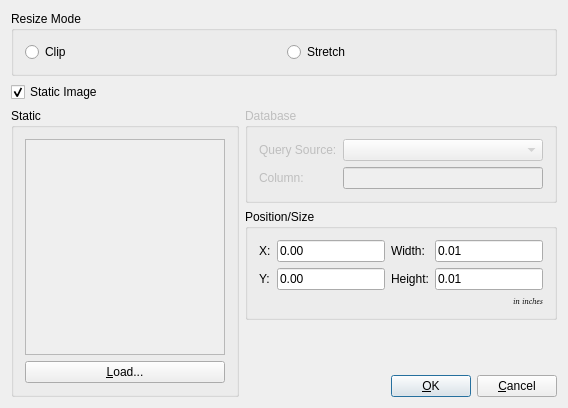
<?xml version="1.0" encoding="UTF-8"?>
<ui version="4.0">
 <comment> * OpenRPT report writer and rendering engine
 * Copyright (C) 2001-2008 by OpenMFG, LLC
 *
 * This library is free software; you can redistribute it and/or
 * modify it under the terms of the GNU Lesser General Public
 * License as published by the Free Software Foundation; either
 * version 2.1 of the License, or (at your option) any later version.
 *
 * This library is distributed in the hope that it will be useful,
 * but WITHOUT ANY WARRANTY; without even the implied warranty of
 * MERCHANTABILITY or FITNESS FOR A PARTICULAR PURPOSE. See the GNU
 * Lesser General Public License for more details.
 *
 * You should have received a copy of the GNU Lesser General Public
 * License along with this library; if not, write to the Free Software
 * Foundation, Inc., 59 Temple Place, Suite 330, Boston, MA 02111-1307 USA
 * Please contact info@openmfg.com with any questions on this license.</comment>
 <class>ImageEditor</class>
 <widget class="QDialog" name="ImageEditor">
  <property name="geometry">
   <rect>
    <x>0</x>
    <y>0</y>
    <width>568</width>
    <height>408</height>
   </rect>
  </property>
  <property name="windowTitle">
   <string>Image Editor</string>
  </property>
  <layout class="QGridLayout">
   <property name="margin">
    <number>11</number>
   </property>
   <property name="spacing">
    <number>6</number>
   </property>
   <item row="0" column="0" colspan="2">
    <widget class="QGroupBox" name="ButtonGroup1">
     <property name="title">
      <string>Resize Mode</string>
     </property>
     <layout class="QHBoxLayout">
      <property name="spacing">
       <number>6</number>
      </property>
      <property name="margin">
       <number>11</number>
      </property>
      <item>
       <widget class="QRadioButton" name="rbClip">
        <property name="text">
         <string>Clip</string>
        </property>
       </widget>
      </item>
      <item>
       <widget class="QRadioButton" name="rbStretch">
        <property name="text">
         <string>Stretch</string>
        </property>
       </widget>
      </item>
     </layout>
    </widget>
   </item>
   <item row="1" column="0" colspan="2">
    <widget class="QCheckBox" name="cbStatic">
     <property name="text">
      <string>Static Image</string>
     </property>
     <property name="checked">
      <bool>true</bool>
     </property>
    </widget>
   </item>
   <item row="2" column="0">
    <widget class="QGroupBox" name="gbStatic">
     <property name="title">
      <string>Static</string>
     </property>
     <layout class="QVBoxLayout" name="verticalLayout_2">
      <item>
       <widget class="QScrollArea" name="scrollArea">
        <property name="widgetResizable">
         <bool>true</bool>
        </property>
        <widget class="QWidget" name="scrollAreaWidgetContents">
         <property name="geometry">
          <rect>
           <x>0</x>
           <y>0</y>
           <width>159</width>
           <height>215</height>
          </rect>
         </property>
         <layout class="QVBoxLayout" name="verticalLayout">
          <item>
           <widget class="QLabel" name="frmPreview">
            <property name="text">
             <string/>
            </property>
           </widget>
          </item>
         </layout>
        </widget>
       </widget>
      </item>
      <item>
       <widget class="QPushButton" name="btnLoad">
        <property name="sizePolicy">
         <sizepolicy hsizetype="Minimum" vsizetype="Fixed">
          <horstretch>0</horstretch>
          <verstretch>0</verstretch>
         </sizepolicy>
        </property>
        <property name="text">
         <string>&amp;Load...</string>
        </property>
       </widget>
      </item>
     </layout>
    </widget>
   </item>
   <item row="2" column="1">
    <layout class="QVBoxLayout">
     <property name="spacing">
      <number>6</number>
     </property>
     <property name="margin">
      <number>0</number>
     </property>
     <item>
      <widget class="QGroupBox" name="gbDynamic">
       <property name="enabled">
        <bool>false</bool>
       </property>
       <property name="title">
        <string>Database</string>
       </property>
       <layout class="QGridLayout">
        <property name="margin">
         <number>11</number>
        </property>
        <property name="spacing">
         <number>6</number>
        </property>
        <item row="1" column="1">
         <widget class="QLineEdit" name="tbColumn"/>
        </item>
        <item row="1" column="0">
         <widget class="QLabel" name="TextLabel1">
          <property name="sizePolicy">
           <sizepolicy hsizetype="Preferred" vsizetype="Minimum">
            <horstretch>0</horstretch>
            <verstretch>0</verstretch>
           </sizepolicy>
          </property>
          <property name="text">
           <string>Column:</string>
          </property>
         </widget>
        </item>
        <item row="0" column="0">
         <widget class="QLabel" name="TextLabel1_3">
          <property name="text">
           <string>Query Source:</string>
          </property>
         </widget>
        </item>
        <item row="0" column="1">
         <widget class="QueryComboBox" name="cbQuery"/>
        </item>
       </layout>
      </widget>
     </item>
     <item>
      <widget class="QGroupBox" name="GroupBox1">
       <property name="title">
        <string>Position/Size</string>
       </property>
       <layout class="QGridLayout">
        <property name="margin">
         <number>11</number>
        </property>
        <property name="spacing">
         <number>6</number>
        </property>
        <item row="1" column="3">
         <widget class="QLineEdit" name="leHeight">
          <property name="text">
           <string>0.01</string>
          </property>
         </widget>
        </item>
        <item row="0" column="3">
         <widget class="QLineEdit" name="leWidth">
          <property name="text">
           <string>0.01</string>
          </property>
         </widget>
        </item>
        <item row="1" column="0">
         <widget class="QLabel" name="TextLabel2">
          <property name="text">
           <string>Y:</string>
          </property>
         </widget>
        </item>
        <item row="1" column="2">
         <widget class="QLabel" name="TextLabel4">
          <property name="text">
           <string>Height:</string>
          </property>
         </widget>
        </item>
        <item row="0" column="0">
         <widget class="QLabel" name="TextLabel1_3_2">
          <property name="text">
           <string>X:</string>
          </property>
         </widget>
        </item>
        <item row="0" column="2">
         <widget class="QLabel" name="TextLabel3">
          <property name="text">
           <string>Width:</string>
          </property>
         </widget>
        </item>
        <item row="2" column="3">
         <widget class="QLabel" name="TextLabel5">
          <property name="font">
           <font>
            <family>Helvetica [Cronyx]</family>
            <pointsize>6</pointsize>
            <weight>50</weight>
            <italic>true</italic>
            <bold>false</bold>
            <underline>false</underline>
            <strikeout>false</strikeout>
           </font>
          </property>
          <property name="text">
           <string>in inches</string>
          </property>
          <property name="textFormat">
           <enum>Qt::AutoText</enum>
          </property>
          <property name="alignment">
           <set>Qt::AlignRight|Qt::AlignTrailing|Qt::AlignVCenter</set>
          </property>
         </widget>
        </item>
        <item row="1" column="1">
         <widget class="QLineEdit" name="leYPos">
          <property name="sizePolicy">
           <sizepolicy hsizetype="Expanding" vsizetype="Fixed">
            <horstretch>0</horstretch>
            <verstretch>0</verstretch>
           </sizepolicy>
          </property>
          <property name="minimumSize">
           <size>
            <width>0</width>
            <height>0</height>
           </size>
          </property>
          <property name="text">
           <string>0.00</string>
          </property>
         </widget>
        </item>
        <item row="0" column="1">
         <widget class="QLineEdit" name="leXPos">
          <property name="sizePolicy">
           <sizepolicy hsizetype="Expanding" vsizetype="Fixed">
            <horstretch>0</horstretch>
            <verstretch>0</verstretch>
           </sizepolicy>
          </property>
          <property name="minimumSize">
           <size>
            <width>0</width>
            <height>0</height>
           </size>
          </property>
          <property name="text">
           <string>0.00</string>
          </property>
         </widget>
        </item>
       </layout>
      </widget>
     </item>
     <item>
      <spacer>
       <property name="orientation">
        <enum>Qt::Vertical</enum>
       </property>
       <property name="sizeType">
        <enum>QSizePolicy::Expanding</enum>
       </property>
       <property name="sizeHint" stdset="0">
        <size>
         <width>20</width>
         <height>20</height>
        </size>
       </property>
      </spacer>
     </item>
     <item>
      <layout class="QHBoxLayout">
       <property name="spacing">
        <number>6</number>
       </property>
       <property name="margin">
        <number>0</number>
       </property>
       <item>
        <spacer>
         <property name="orientation">
          <enum>Qt::Horizontal</enum>
         </property>
         <property name="sizeType">
          <enum>QSizePolicy::Expanding</enum>
         </property>
         <property name="sizeHint" stdset="0">
          <size>
           <width>20</width>
           <height>20</height>
          </size>
         </property>
        </spacer>
       </item>
       <item>
        <widget class="QPushButton" name="buttonOk">
         <property name="text">
          <string>&amp;OK</string>
         </property>
         <property name="shortcut">
          <string>Alt+O</string>
         </property>
         <property name="autoDefault">
          <bool>true</bool>
         </property>
         <property name="default">
          <bool>true</bool>
         </property>
        </widget>
       </item>
       <item>
        <widget class="QPushButton" name="buttonCancel">
         <property name="text">
          <string>&amp;Cancel</string>
         </property>
         <property name="shortcut">
          <string>Alt+C</string>
         </property>
         <property name="autoDefault">
          <bool>true</bool>
         </property>
        </widget>
       </item>
      </layout>
     </item>
    </layout>
   </item>
  </layout>
 </widget>
 <layoutdefault spacing="6" margin="11"/>
 <pixmapfunction>qPixmapFromMimeSource</pixmapfunction>
 <customwidgets>
  <customwidget>
   <class>QueryComboBox</class>
   <extends>QComboBox</extends>
   <header>querycombobox.h</header>
  </customwidget>
 </customwidgets>
 <tabstops>
  <tabstop>rbClip</tabstop>
  <tabstop>rbStretch</tabstop>
  <tabstop>cbStatic</tabstop>
  <tabstop>btnLoad</tabstop>
  <tabstop>cbQuery</tabstop>
  <tabstop>tbColumn</tabstop>
  <tabstop>leXPos</tabstop>
  <tabstop>leWidth</tabstop>
  <tabstop>leYPos</tabstop>
  <tabstop>leHeight</tabstop>
  <tabstop>buttonOk</tabstop>
  <tabstop>buttonCancel</tabstop>
 </tabstops>
 <resources/>
 <connections>
  <connection>
   <sender>buttonOk</sender>
   <signal>clicked()</signal>
   <receiver>ImageEditor</receiver>
   <slot>accept()</slot>
   <hints>
    <hint type="sourcelabel">
     <x>20</x>
     <y>20</y>
    </hint>
    <hint type="destinationlabel">
     <x>20</x>
     <y>20</y>
    </hint>
   </hints>
  </connection>
  <connection>
   <sender>buttonCancel</sender>
   <signal>clicked()</signal>
   <receiver>ImageEditor</receiver>
   <slot>reject()</slot>
   <hints>
    <hint type="sourcelabel">
     <x>20</x>
     <y>20</y>
    </hint>
    <hint type="destinationlabel">
     <x>20</x>
     <y>20</y>
    </hint>
   </hints>
  </connection>
 </connections>
</ui>
